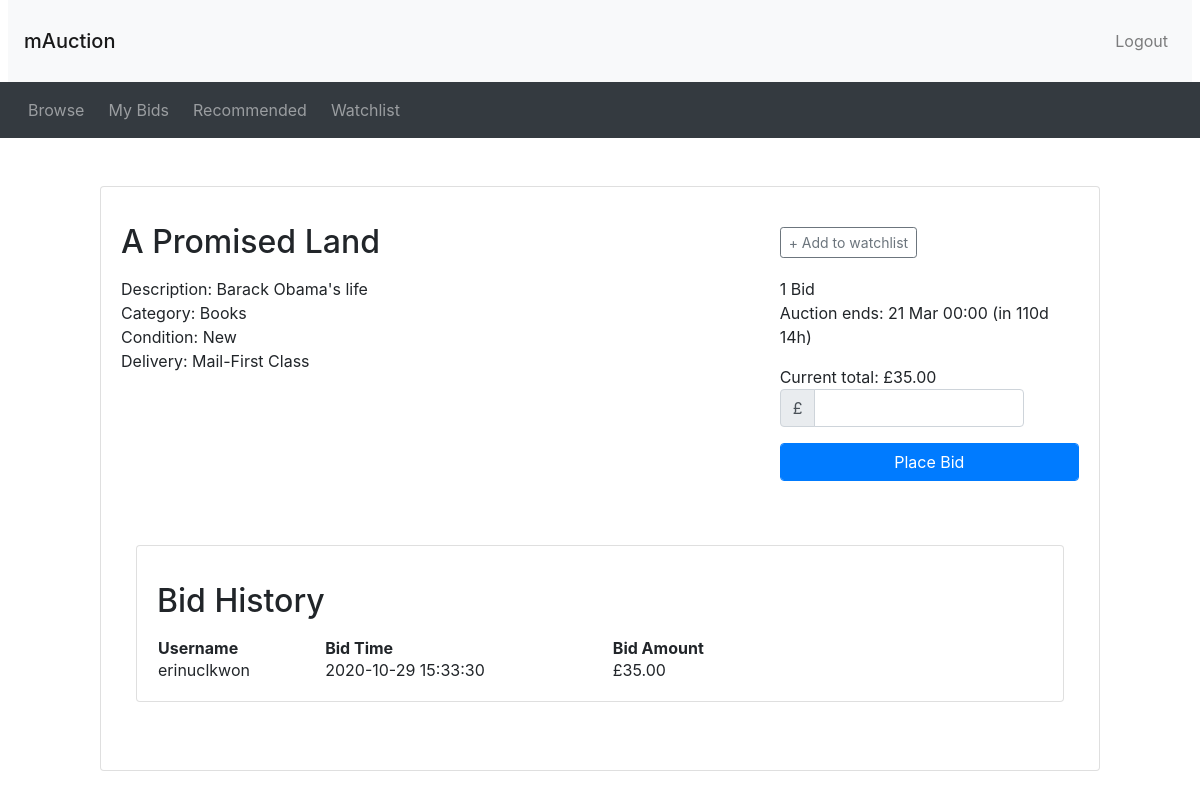
Page /listing.php?item_id=4 (signed in) on the committed database.
### tables this page shows
CREATE TABLE Auction (
saleItemID INT NOT NULL AUTO_INCREMENT,
itemName VARCHAR(200) NOT NULL,
userName VARCHAR(45) NOT NULL, 
category VARCHAR(100) NOT NULL,
startPrice DECIMAL NOT NULL,
description VARCHAR(300) NOT NULL, 
reservePrice DECIMAL NULL, 
endDate DATETIME NOT NULL, 
delivery VARCHAR(20) NOT NULL, 
itemCondition VARCHAR(30) NOT NULL, 
PRIMARY KEY (saleItemID));

CREATE TABLE Bid (
bidID INT NOT NULL AUTO_INCREMENT,
userName VARCHAR(45) NOT NULL,
bidTime TIMESTAMP NOT NULL DEFAULT CURRENT_TIMESTAMP,
saleItemID INT NOT NULL,
bidAmount DECIMAL NOT NULL,
PRIMARY KEY (bidID));

### utilities.php (called while the page is built, shortened)
<?php
function display_time_remaining($interval)
{
  if ($interval->days == 0 && $interval->h == 0) {
    $time_remaining = $interval->format('%im %Ss');
  } else if ($interval->days == 0) {
    $time_remaining = $interval->format('%hh %im');
  } else {
    $time_remaining = $interval->format('%ad %hh');
  }
  return $time_remaining;
}
?>

### listing.php (the view, shortened to what this page needs)
<?php include 'connection.php'; ?>
<?php include ("header.php") ?>
<?php require("utilities.php") ?>
<?php
$item_id = $_GET['item_id'];
$query = "SELECT Auction.*, MAX(bidAmount), COUNT(bidID)
	  FROM Auction, Bid where Auction.saleItemID=$item_id and Bid.saleItemID=$item_id";
$result = mysqli_query($connection, $query) or die('Error making select bid and auction query' . mysqli_error($connection));
while ($row = mysqli_fetch_assoc($result)) {
  $item_id = $row['saleItemID'];
  $itemName = $row['itemName'];
  $description = $row['description'];
  $reservePrice = $row['reservePrice'];
  $category = $row['category'];
  $condition = $row['itemCondition'];
  $delivery = $row['delivery'];
  $startPrice = $row['startPrice'];
  $endDate = $row['endDate'];
  $current_price = $row['MAX(bidAmount)'];
  $num_bids = $row['COUNT(bidID)'];
}
$end_time = new DateTime($endDate);
$commission = (0.05 * $current_price);
$finalPrice = ($current_price - $commission);
$now = new DateTime("now");
if ($now < $end_time) {
  $time_to_end = date_diff($now, $end_time);
  $time_remaining = ' (in ' . display_time_remaining($time_to_end) . ')';
}
$has_session = "";
?>
<?php if (isset($_SESSION['logged_in']) && $_SESSION['logged_in'] == true) : ?>
  <?php
  if (isset($_SESSION['logged_in']) && $_SESSION['logged_in'] == true) {
    $watching = false;
    $has_session = true;
  }
  ?>
  <div class="container my-5">
    <div style="max-width: 1000px; margin: 10px auto">
      <div class="card">
        <div class="card-body">
          <div class="row">
            <div class="col-sm-8">
              <h2 class="my-3"><?php echo ($itemName); ?></h2>
            </div>
            <div class="col-sm-4 align-self-center">
              <?php
              if ($now < $end_time) :
              ?>
                <div id="watch_nowatch" <?php if ($has_session && $watching) echo ('style="display: none"'); ?>>
                  <button type="button" class="btn btn-outline-secondary btn-sm" onclick="addToWatchlist()">+ Add to watchlist</button>
                </div>
              <?php endif ?>
            </div>
          </div>
          <div class="row">
            <div class="col-sm-8">
              <div class="itemDescription">
                Description: <?php echo ($description); ?>
              </div>
              <div class="itemcategory">
                Category: <?php echo ($category); ?>
              </div>
              <div class="itemcondition">
                Condition: <?php echo ($condition); ?>
              </div>
              <div class="itemdelivery">
                Delivery: <?php echo ($delivery); ?>
              </div>
            </div>
            <div class="col-sm-4">
              <?php if ($num_bids == 1) {
                echo $num_bids, ' Bid';
              } else {
                echo $num_bids, ' Bids';
              } ?>
              <p>
                <?php if ($now > $end_time) : ?>
                  This auction ended on: <?php echo (date_format($end_time, 'j M H:i')) ?></p>
              <div>
                <?php if ($current_price < $reservePrice || $current_price == 0) {  ?>
                  This item was not sold
                <?php } else { ?>
                  The winning bid was: £<?php echo number_format($current_price, 2) ?>
                  <div>
                    We take 0.05% commission, which works out to £<?php echo number_format($commission, 2) ?> on this item
                    <div>
                      So, the seller receives: £<?php echo number_format($finalPrice, 2) ?>
                    <?php }
                    ?>
                    </div>
                  <?php else : ?>
                    Auction ends: <?php echo (date_format($end_time, 'j M H:i') . $time_remaining) ?>
                    <div>
                      <?php if ($current_price != 0) { ?>
                        Current total: £<?php echo number_format($current_price, 2) ?>
                      <?php } else { ?>
                        The start price is: £<?php echo number_format($startPrice, 2) ?>
                      <?php }
                      ?>
                    </div>
                    <form method="POST" action="place_bid_result.php?item_id=<?= $item_id ?>&startPrice=<?= $startPrice?>">
                      <div class="form-group row">
                        <div class="col-sm-10">
                          <div class="input-group">
                            <div class="input-group-prepend">
                              <span class="input-group-text">£</span>
                            </div>
                            <input type="number" class="form-control" name="bidAmount" id="bidAmount">
                          </div>
                        </div>
                      </div>
                      <button type="submit" name="submit" class="btn btn-primary form-control">Place Bid</button>
                    </form>
                  <?php endif ?>
                <?php endif ?>
                  </div>
              </div>
              <?php include_once("footer.php") ?>
              <?php if ($now < $end_time) : ?>
                <div class="container my-5">
                  <div style="max-width: 1000px; margin: 10px auto">
                    <div class="card">
                      <div class="card-body">
                        <div class="bidhistory">
                          <div class="row">
                            <div class="col-sm-8">
                              <h2 class="my-3">Bid History</h2>
                            </div>
                          </div>
                          <?php
                          $query = "SELECT * FROM Bid WHERE saleItemID=$item_id";
                          $result = mysqli_query($connection, $query) or die('Error making select users query' . mysqli_error($connection));
                          echo '<table style="width:70%">
      <th>Username</th>
      <th>Bid Time</th>
      <th>Bid Amount</th>';
                          while ($row = mysqli_fetch_assoc($result)) {
                            $userName = $row["userName"];
                            $bidTime = $row["bidTime"];
                            $bidAmount = $row["bidAmount"];
                            echo '<tr>
        <td>' . $userName . ' </td>
        <td>' . $bidTime . ' </td>
        <td>£' . number_format($bidAmount, 2) . ' </td>
        </tr>';
                          }
                          ?>
                        </div>
                      </div>
                    </div>
                  </div>
                </div>
              <?php endif; ?>

### rows in the picture
auction: itemName "A Promised Land", description "Barack Obama's life", category "Books", itemCondition "New", delivery "Mail-First Class", endDate "21 Mar 00:00", endDate "(in 110d 14h)"
bid: userName "erinuclkwon", bidTime "2020-10-29 15:33:30", bidAmount "35.00"

### other values in the picture
$num_bids "1"
$current_price "35.00"
